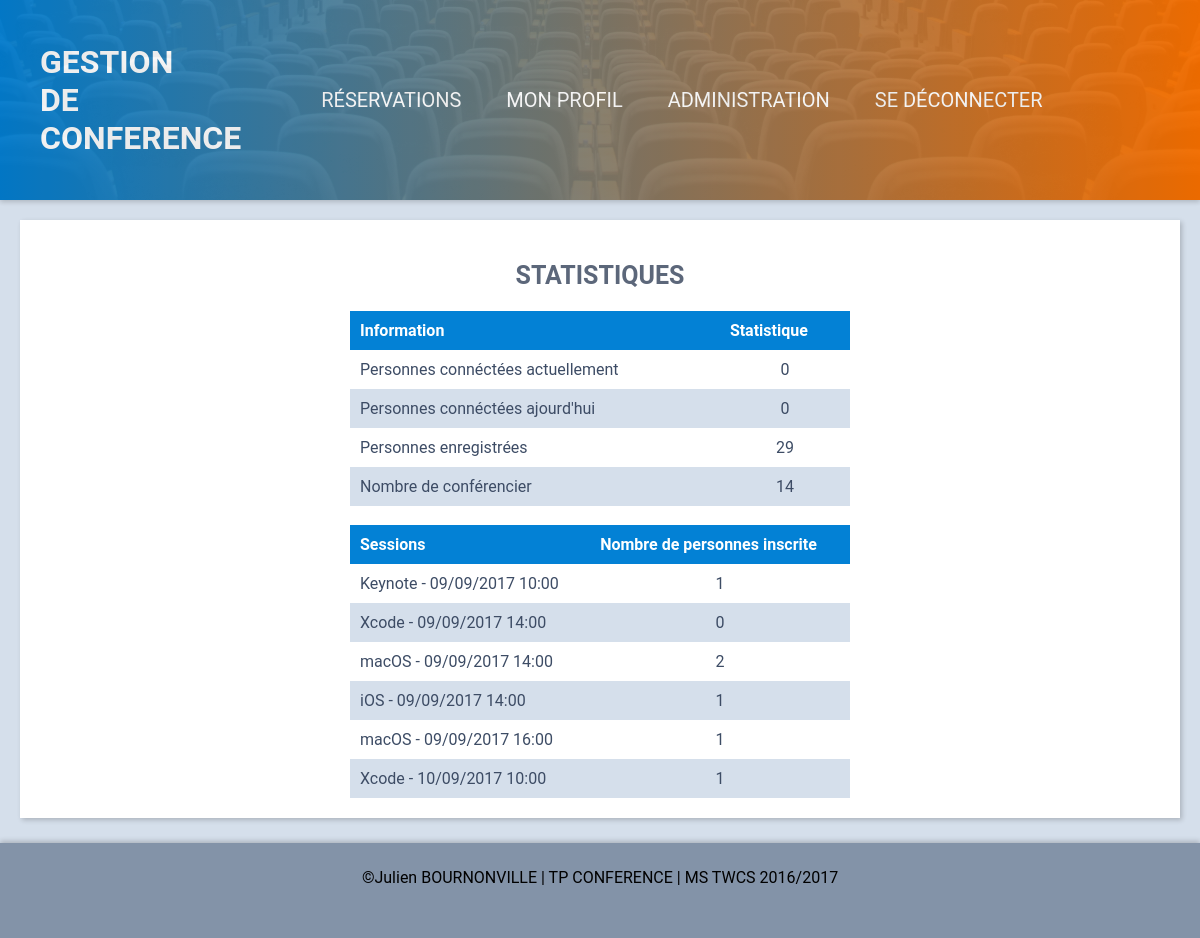
The app's page /stats.php (signed in) with its own data.
### tables this page shows
CREATE TABLE sessions (
  id          INT PRIMARY KEY AUTO_INCREMENT,
  idModule    INT,
  idHall      INT,
  idSlot      INT,
  mainSession BOOLEAN         DEFAULT FALSE,

  CONSTRAINT session_slot_id_fk FOREIGN KEY (idSlot) REFERENCES slots (id),
  CONSTRAINT session_module_id_fk FOREIGN KEY (idModule) REFERENCES modules (id),
  CONSTRAINT session_hall_id_fk FOREIGN KEY (idHall) REFERENCES halls (id)
);

CREATE TABLE modules
(
  id          INT PRIMARY KEY AUTO_INCREMENT,
  module      VARCHAR(100),
  description TEXT
);

CREATE TABLE slots
(
  id      INT PRIMARY KEY AUTO_INCREMENT,
  idEvent INT,
  slot    DATETIME,

  CONSTRAINT session_event_id_fk FOREIGN KEY (idEvent) REFERENCES events (id)
);

### class/Database.php (called while the page is built, shortened)
<?php
class Database
{
    private $connection;
    public function __construct($login, $password, $databaseName, $host)
    {
        $this->connection = new PDO("mysql:dbname=$databaseName;host=$host", $login, $password);
        $this->connection->setAttribute(PDO::ATTR_DEFAULT_FETCH_MODE, PDO::FETCH_OBJ);
        $this->connection->setAttribute(PDO::ATTR_ERRMODE, PDO::ERRMODE_EXCEPTION);
    }
    public function query($query, $params = false)
    {
        if ($params) {
            $res = $this->connection->prepare($query);
            $res->execute($params);
        } else {
            $res = $this->connection->query($query);
        }
        return $res;
    }
}

### class/Users.php (called while the page is built, shortened)
<?php
class Users extends Table
{
    public static function getNbUser($db)
    {
        return $db->query("SELECT COUNT(id) AS nb FROM users")->fetchColumn();
    }
    public static function getNbSpeakers($db)
    {
        return $db->query("SELECT COUNT(id) AS nb FROM users WHERE idRole = 2")->fetchColumn();
    }
    public static function getNbUserConnected($db)
    {
        return $db->query("SELECT COUNT(id) AS nb FROM users WHERE lastActiveConnection > DATE_SUB(NOW(), INTERVAL 5 MINUTE)")->fetchColumn();
    }
    public static function getNbUserConnectedToday($db)
    {
        return $db->query("SELECT COUNT(id) AS nb FROM users WHERE EXTRACT(DAY FROM lastActiveConnection)  = EXTRACT(DAY FROM NOW())")->fetchColumn();
    }
}

### class/Table.php (called while the page is built, shortened)
<?php
class Table
{
    protected static $table;
    public static function getAll($db)
    {
        $req = $db->query("SELECT * from ". static::$table);
        return $req->fetchAll();
    }
    public static function getById($db, $id)
    {
        $req = $db->query("SELECT * from " . static::$table . " WHERE id = ?", [$id]);
        return $req->fetch();
    }
}

### class/App.php (called while the page is built, shortened)
<?php
class App
{
    public static function dateHourFormat($date)
    {
        $datec = date_create($date);
        return date_format($datec, 'd/m/Y H:i');
    }
}

### class/Sessions.php (called while the page is built, shortened)
<?php
class Sessions extends Table
{
    public static function getNbUserSubscribe($db, $idSession)
    {
        return $db->query("SELECT COUNT(idSession) AS nb FROM sessions_auditors WHERE idSession = ? ", [$idSession])->fetchColumn();
    }
}

### stats.php (the view)
<?php
require 'inc/app.php';
require 'inc/header.php';
?>
    <div class="page-content">
        <h2 class="centered">Statistiques</h2>
        <div class="table table-small">
            <table>
                <thead>
                <tr>
                    <th>Information</th>
                    <th>Statistique</th>
                </tr>
                </thead>
                <tbody>
                <tr>
                    <td>Personnes connéctées actuellement</td>
                    <td class="dataNumeric"><?= Users::getNbUserConnected($db) ?></td>
                </tr>
                <tr>
                    <td>Personnes connéctées ajourd'hui</td>
                    <td class="dataNumeric"><?= Users::getNbUserConnectedToday($db) ?></td>
                </tr>
                <tr>
                    <td>Personnes enregistrées</td>
                    <td class="dataNumeric"><?= Users::getNbUser($db) ?></td>
                </tr>
                <tr>
                    <td>Nombre de conférencier</td>
                    <td class="dataNumeric"><?= Users::getNbSpeakers($db) ?></td>
                </tr>
                </tbody>
            </table>
        </div>
        <br>
        <div class="table table-small">
            <table>
                <thead>
                <tr>
                    <th>Sessions</th>
                    <th>Nombre de personnes inscrite</th>
                </tr>
                </thead>
                <tbody>
                <?php
                $sessions = Sessions::getAll($db);
                  foreach ($sessions AS $session){
                      $module = Modules::getById($db, $session->idModule);
                      $slot = Slots::getById($db, $session->idSlot);
                      ?>
                      <tr>
                          <td><?= $module->module ?> - <?= App::dateHourFormat($slot->slot) ?></td>
                          <td class="dataNumeric"><?= Sessions::getNbUserSubscribe($db, $session->id) ?></td>
                      </tr>
                      <?php
                  }
                ?>
                </tbody>
            </table>
        </div>
    </div>
<?php
require 'inc/footer.php';
?>

### css/main1.css (style rules this page uses)
html { height: 100%; }
body { min-height: 100%; padding: 0 0 100px; margin: 0; font-family: Roboto, sans-serif; background-color: #D5DFEB; box-sizing: border-box; position: relative; }
h1, h2, h3 { text-transform: uppercase; }
.page-content { margin: 20px; padding: 20px; width: auto; background-color: #fff; color: #5C677A; box-shadow: 2px 2px 5px rgba(0, 0, 0, 0.2); }
.centered { width: 100%; text-align: center; font-size: 25px; }
.table { max-width: 1000px; margin: auto; }
.table table { width: 100%; border-collapse: collapse; }
.table th { background-color: #0381D5; color: #fff; }
.table th, .table td { padding: 10px; text-align: left; }
.table tr { color: #3D4C65; }
.table tr:nth-child(even) { background-color: #D5DFEB; }
.table-small { max-width: 500px; }
.table-small .dataNumeric { text-align: center; }

### records on screen
sessions: idModule.module "Keynote", idSlot.slot "09/09/2017 10:00", id "1"
sessions: idModule.module "Xcode", idSlot.slot "09/09/2017 14:00", id "0"
sessions: idModule.module "macOS", idSlot.slot "09/09/2017 14:00", id "2"
sessions: idModule.module "iOS", idSlot.slot "09/09/2017 14:00", id "1"
sessions: idModule.module "macOS", idSlot.slot "09/09/2017 16:00", id "1"
sessions: idModule.module "Xcode", idSlot.slot "10/09/2017 10:00", id "1"

### other values on screen
Users::getNbUserConnected($db) "0"
Users::getNbUserConnectedToday($db) "0"
Users::getNbUser($db) "29"
Users::getNbSpeakers($db) "14"
